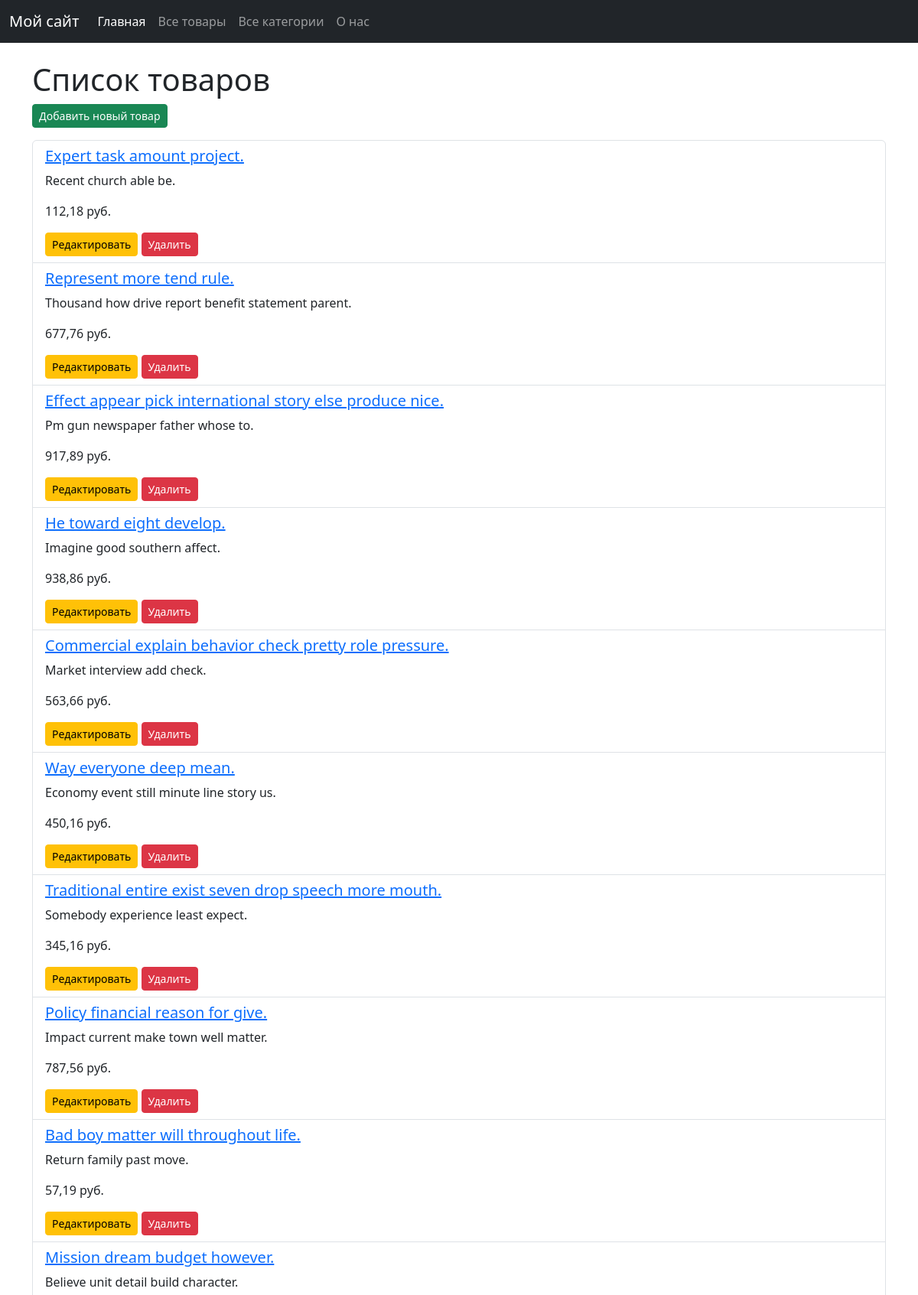
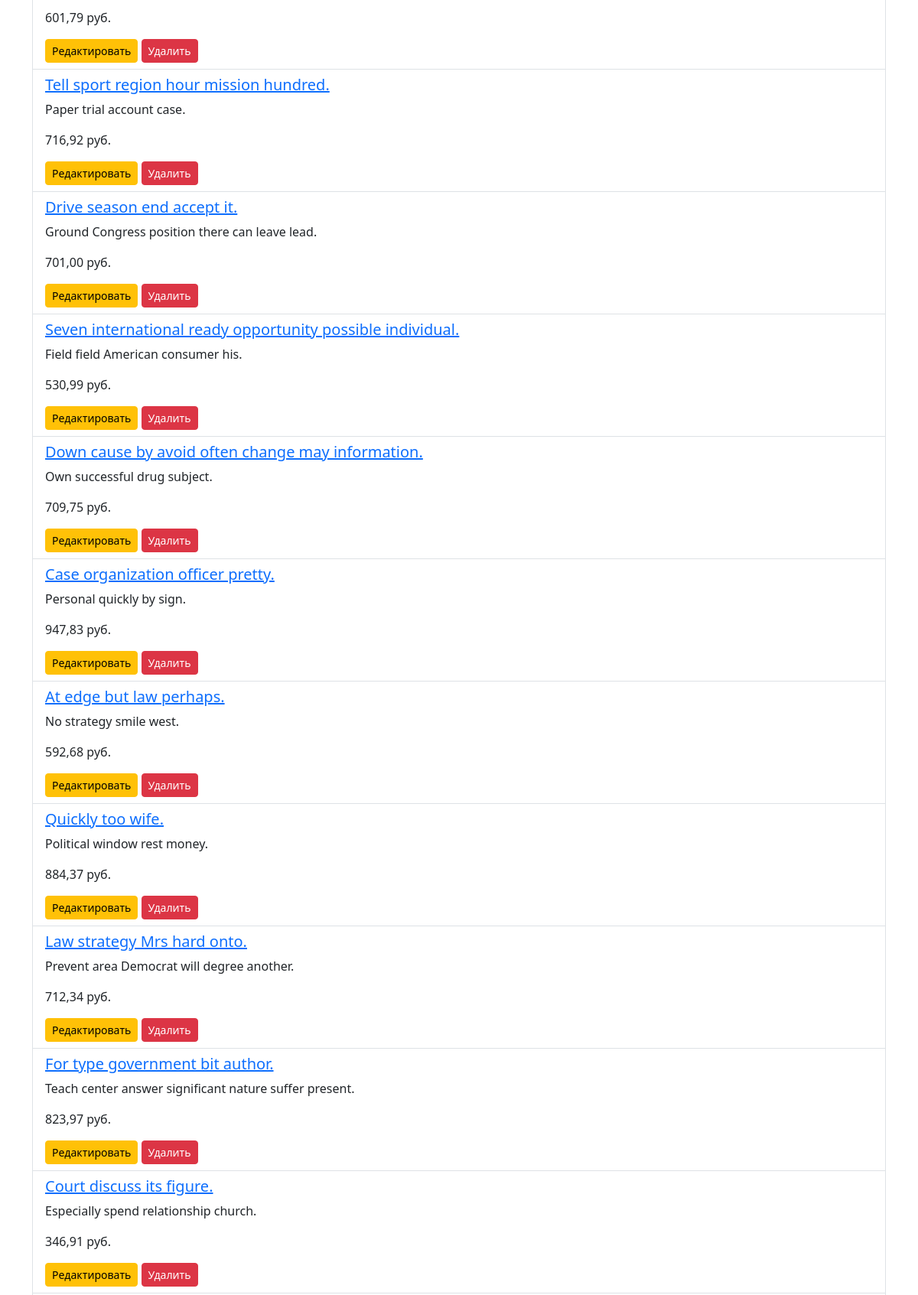
Screenshot of /products/ (upper part) with the database file from the repository (2 pictures, top to bottom).
### store_app/models.py (models this page shows, shortened)
class Product(models.Model):
    name = models.CharField(
        max_length=100,
    )
    description = models.TextField(default="")
    price = models.DecimalField(max_digits=10, decimal_places=2, default=0)
    created_at = models.DateTimeField(auto_now_add=True)
    category = models.ForeignKey(Category, on_delete=models.CASCADE)

### store_app/views.py (the view)
# urls.py: path('products/', views.ProductListView.as_view(), name='products'),
class ProductListView(ListView):
    model = Product
    template_name = 'store_app/product_list.html'
    context_object_name = 'products'

### store_app/templates/store_app/product_list.html (shortened to what this page needs)
{% extends 'store_app/base.html' %}
{% block content %}
        <h1>Список товаров</h1>
        <a href="{% url 'add_product' %}" class="btn btn-sm btn-success">Добавить новый товар</a>
        <ul class="list-group">
            {% for product in products %}
            <li class="list-group-item">
               <a href="{% url 'product_detail' product.pk %}"> <h5>{{ product.name }}</h5></a>
                <p>{{ product.description}}</p>
                <p>{{ product.price}} руб.</p>
                <a href="{% url 'edit_product' product.id %}" class="btn btn-sm btn-warning">Редактировать</a>
                <a href="{% url 'delete_product' product.id %}" class="btn btn-sm btn-danger">Удалить</a>
            </li>
            {% empty %}
                 <li class="list-group-item">Нет продуктов</li>
            {% endfor %}
        </ul>
{% endblock %}

### rows the page displays
Product: name "Expert task amount project.", description "Recent church able be.", price "112,18"
Product: name "Represent more tend rule.", description "Thousand how drive report benefit statement parent.", price "677,76"
Product: name "Effect appear pick international story else produce nice.", description "Pm gun newspaper father whose to.", price "917,89"
Product: name "He toward eight develop.", description "Imagine good southern affect.", price "938,86"
Product: name "Commercial explain behavior check pretty role pressure.", description "Market interview add check.", price "563,66"
Product: name "Way everyone deep mean.", description "Economy event still minute line story us.", price "450,16"
Product: name "Traditional entire exist seven drop speech more mouth.", description "Somebody experience least expect.", price "345,16"
Product: name "Policy financial reason for give.", description "Impact current make town well matter.", price "787,56"
Product: name "Bad boy matter will throughout life.", description "Return family past move.", price "57,19"
Product: name "Mission dream budget however.", description "Believe unit detail build character.", price "601,79"
Product: name "Tell sport region hour mission hundred.", description "Paper trial account case.", price "716,92"
Product: name "Drive season end accept it.", description "Ground Congress position there can leave lead.", price "701,00"
Product: name "Seven international ready opportunity possible individual.", description "Field field American consumer his.", price "530,99"
Product: name "Down cause by avoid often change may information.", description "Own successful drug subject.", price "709,75"
Product: name "Case organization officer pretty.", description "Personal quickly by sign.", price "947,83"
Product: name "At edge but law perhaps.", description "No strategy smile west.", price "592,68"
Product: name "Quickly too wife.", description "Political window rest money.", price "884,37"
Product: name "Law strategy Mrs hard onto.", description "Prevent area Democrat will degree another.", price "712,34"
Product: name "For type government bit author.", description "Teach center answer significant nature suffer present.", price "823,97"
Product: name "Court discuss its figure.", description "Especially spend relationship church.", price "346,91"
